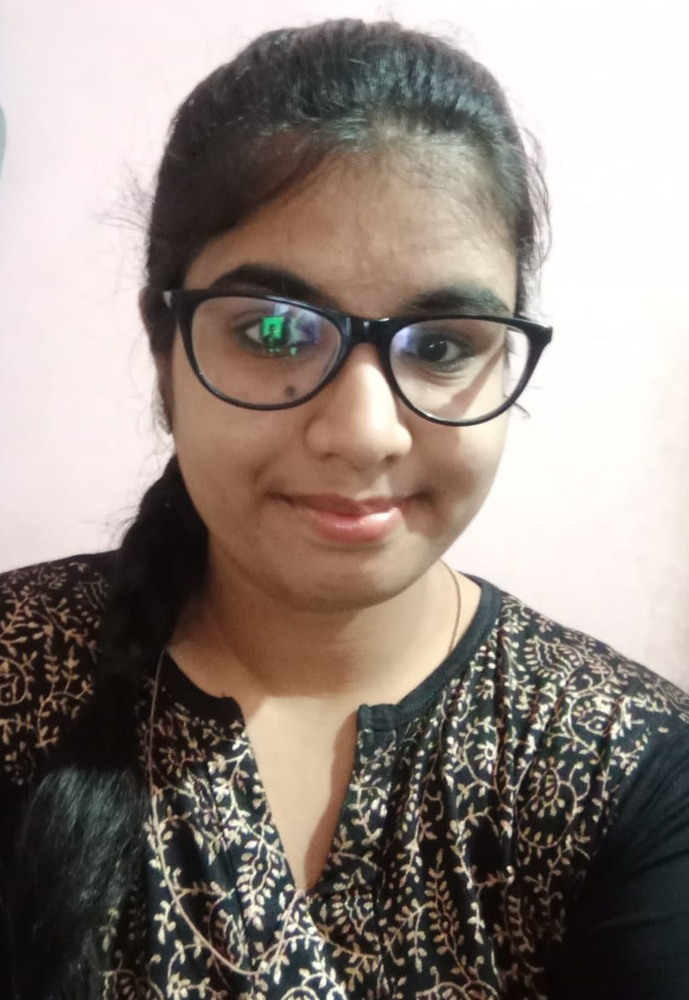
#> input picture photo.jpeg, 689 x 1000 px, shrunk from 824 x 1196 before the run
$ python inversion.py
#> lines starting #> are read from the running program, lines starting #| are printed output that depends on the picture
# This is a sample Python script.
from matplotlib.image import imread  # import imread to read the image
import matplotlib.pyplot as plt      # plt for plotting
import numpy as np                   # numpy library
import cv2                           # cv file
from PIL import Image                # for importing image
from numpy import asarray            # for array

image_src = imread("photo.jpeg")     # reading input image saved as photo
#> image_src is the input picture: shape (1000, 689, 3); mean R, G, B 145.4, 134.3, 127.2
image_i = 255 - image_src            # inversion
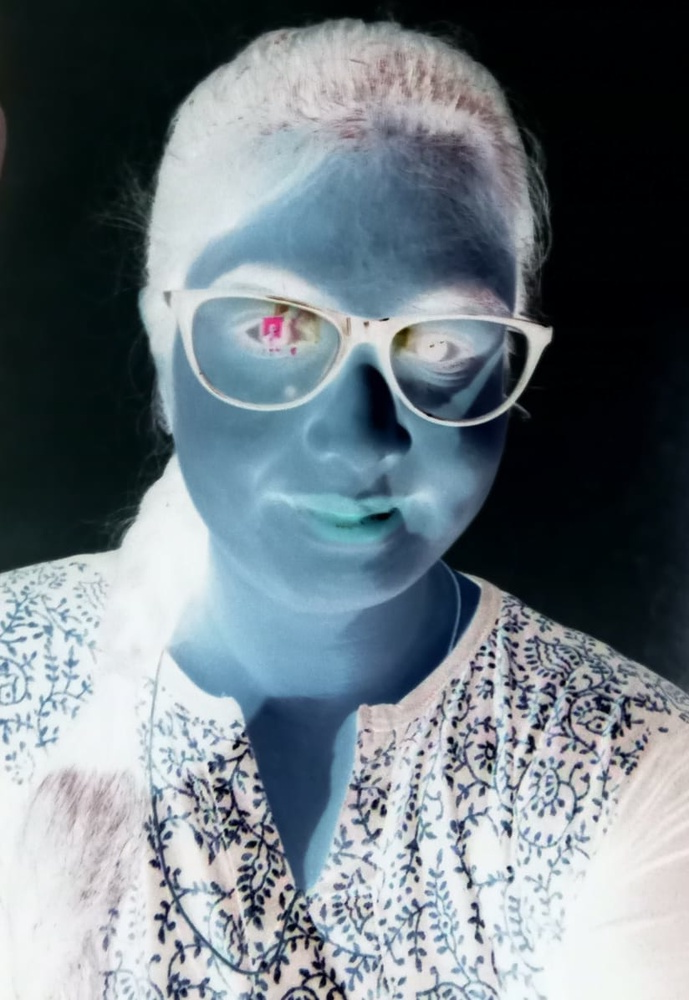
#> image_i: shape (1000, 689, 3); mean R, G, B 109.6, 120.7, 127.8
cmap_val = 'gray'                    # for gray image
fig, (ax1, ax2) = plt.subplots(nrows=1, ncols=2, figsize=(10, 20))  # image axis
ax1.axis("off")                       # axis 1
ax1.title.set_text('Original')        # labeling output image as "Original"
ax2.axis("off")                       # axis 2
ax2.title.set_text("Inverted")        # labeling output image as "Inverted"
ax1.imshow(image_src, cmap=cmap_val)  # for display the output image
ax2.imshow(image_i, cmap=cmap_val)    # for display the output image
plt.show()
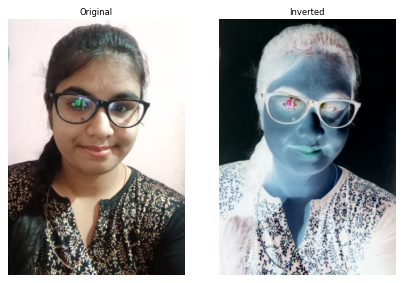
#> figure drawn by matplotlib, 2 panels
